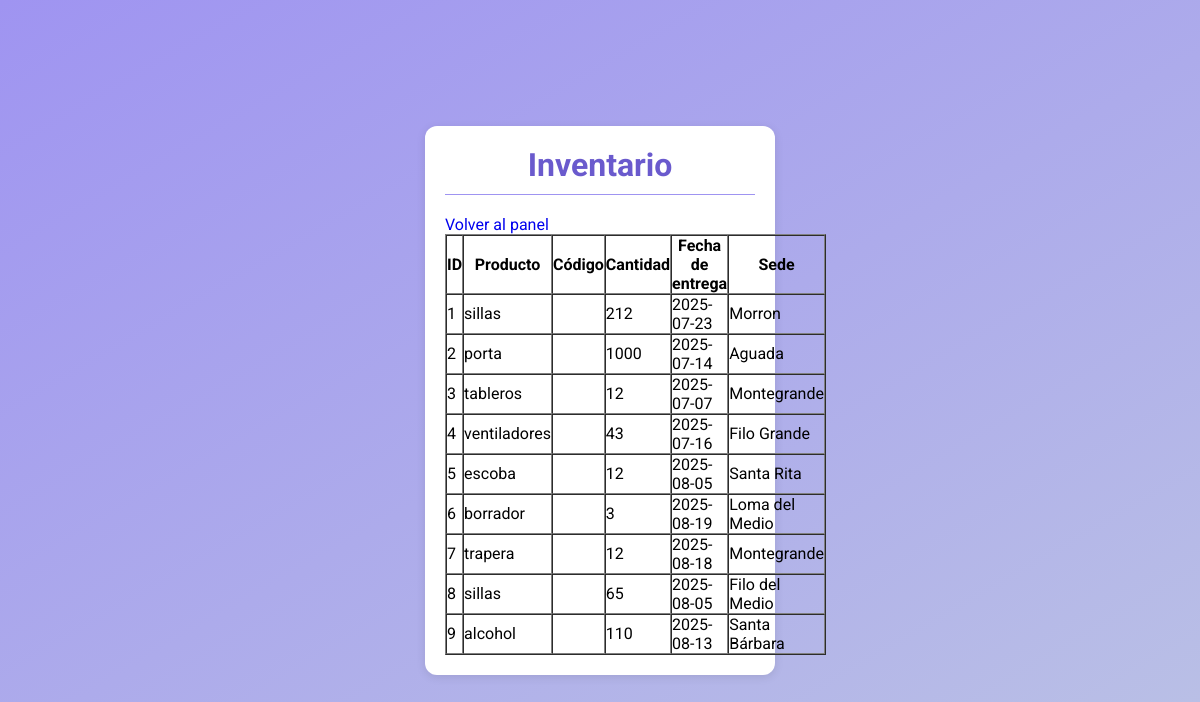
The app's page /php/mostrar_productos.php with its own data.
### tables this page shows
CREATE TABLE `productos` (
  `id` int(11) NOT NULL,
  `nombre` varchar(100) NOT NULL,
  `sede` varchar(100) DEFAULT NULL,
  `cantidad` int(11) NOT NULL DEFAULT 0,
  `fecha_entrega` date DEFAULT NULL
);

### php/mostrar_productos.php (the view, shortened to what this page needs)
<?php
include 'conexion.php';
$sql = "SELECT * FROM productos";
$result = $conn->query($sql);
?>
<!DOCTYPE html>
<html lang="es">
<head>
    <link rel="stylesheet" href="./css/style.css">
</head>
<body>
    <div class="formulario">
        <h1>Inventario</h1>
        <a href="administrador.html">Volver al panel</a>
        <table border="1" cellpadding="10" cellspacing="0">
            <tr>
                <th>ID</th>
                <th>Producto</th>
                <th>Código</th>
                <th>Cantidad</th>
                <th>Fecha de entrega</th>
                <th>Sede</th>
            </tr>
            <?php while ($row = $result->fetch_assoc()): ?>
                <tr>
                    <td><?= $row['id'] ?></td>
                    <td><?= htmlspecialchars($row['nombre']) ?></td>
                    <td><?= htmlspecialchars($row['descripcion']) ?></td>
                    <td><?= $row['cantidad'] ?></td>
                    <td><?= $row['fecha_entrega'] ?></td>
                    <td><?= htmlspecialchars($row['sede']) ?></td>
                </tr>
            <?php endwhile; ?>
        </table>
    </div>
</body>
</html>

### css/style.css (style rules this page uses)
* { margin: 0; padding: 0; box-sizing: border-box; list-style: none; text-decoration: none; scroll-behavior: smooth; scroll-padding-top: 2rem; font-family: "Roboto", sans-serif; }
:root { --main: #9f94f1; }
html, body { height: 100%; margin: 0; padding: 0; }
body { background: linear-gradient(150deg,#9f94f1, #bbc2e5); display: flex; align-items: center; justify-content: center; min-height: 100vh; font-family: Arial, sans-serif; }
.formulario { background: #fff; max-width: 350px; width: 90%; padding: 20px; border-radius: 12px; box-shadow: 0 2px 10px rgba(0,0,0,0.1); position: relative; margin: 0 auto; }
.formulario h1 { text-align: center; color: #6a5acd; margin-bottom: 20px; border-bottom: 1px solid #9f94f1; padding-bottom: 10px; }

### records on screen
productos: id "1", nombre "sillas", cantidad "212", fecha_entrega "2025-07-23", sede "Morron"
productos: id "2", nombre "porta", cantidad "1000", fecha_entrega "2025-07-14", sede "Aguada"
productos: id "3", nombre "tableros", cantidad "12", fecha_entrega "2025-07-07", sede "Montegrande"
productos: id "4", nombre "ventiladores", cantidad "43", fecha_entrega "2025-07-16", sede "Filo Grande"
productos: id "5", nombre "escoba", cantidad "12", fecha_entrega "2025-08-05", sede "Santa Rita"
productos: id "6", nombre "borrador", cantidad "3", fecha_entrega "2025-08-19", sede "Loma del Medio"
productos: id "7", nombre "trapera", cantidad "12", fecha_entrega "2025-08-18", sede "Montegrande"
productos: id "8", nombre "sillas", cantidad "65", fecha_entrega "2025-08-05", sede "Filo del Medio"
productos: id "9", nombre "alcohol", cantidad "110", fecha_entrega "2025-08-13", sede "Santa Bárbara"
